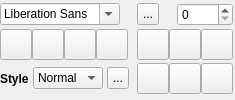
<?xml version="1.0" encoding="UTF-8"?>
<ui version="4.0">
 <class>ContextPaneTextWidget</class>
 <widget class="QWidget" name="ContextPaneTextWidget">
  <property name="geometry">
   <rect>
    <x>0</x>
    <y>0</y>
    <width>230</width>
    <height>100</height>
   </rect>
  </property>
  <property name="windowTitle">
   <string>Text</string>
  </property>
  <layout class="QGridLayout" name="gridLayout">
   <property name="leftMargin">
    <number>0</number>
   </property>
   <property name="topMargin">
    <number>2</number>
   </property>
   <property name="rightMargin">
    <number>2</number>
   </property>
   <property name="bottomMargin">
    <number>2</number>
   </property>
   <property name="horizontalSpacing">
    <number>4</number>
   </property>
   <property name="verticalSpacing">
    <number>2</number>
   </property>
   <item row="0" column="0" colspan="4">
    <widget class="QFontComboBox" name="fontComboBox">
     <property name="maximumSize">
      <size>
       <width>120</width>
       <height>16777215</height>
      </size>
     </property>
    </widget>
   </item>
   <item row="1" column="0" colspan="3">
    <layout class="QHBoxLayout" name="horizontalLayout_2">
     <property name="spacing">
      <number>0</number>
     </property>
     <item>
      <widget class="QToolButton" name="boldButton">
       <property name="text">
        <string/>
       </property>
       <property name="iconSize">
        <size>
         <width>24</width>
         <height>24</height>
        </size>
       </property>
       <property name="checkable">
        <bool>true</bool>
       </property>
      </widget>
     </item>
     <item>
      <widget class="QToolButton" name="italicButton">
       <property name="text">
        <string/>
       </property>
       <property name="iconSize">
        <size>
         <width>24</width>
         <height>24</height>
        </size>
       </property>
       <property name="checkable">
        <bool>true</bool>
       </property>
      </widget>
     </item>
     <item>
      <widget class="QToolButton" name="underlineButton">
       <property name="text">
        <string/>
       </property>
       <property name="iconSize">
        <size>
         <width>24</width>
         <height>24</height>
        </size>
       </property>
       <property name="checkable">
        <bool>true</bool>
       </property>
      </widget>
     </item>
     <item>
      <widget class="QToolButton" name="strikeoutButton">
       <property name="text">
        <string/>
       </property>
       <property name="iconSize">
        <size>
         <width>24</width>
         <height>24</height>
        </size>
       </property>
       <property name="checkable">
        <bool>true</bool>
       </property>
      </widget>
     </item>
    </layout>
   </item>
   <item row="1" column="4" colspan="3">
    <widget class="QWidget" name="widget_2" native="true">
     <layout class="QHBoxLayout" name="horizontalLayout_5">
      <property name="spacing">
       <number>0</number>
      </property>
      <property name="margin">
       <number>0</number>
      </property>
      <item>
       <layout class="QHBoxLayout" name="horizontalLayout">
        <property name="spacing">
         <number>0</number>
        </property>
        <item>
         <widget class="QToolButton" name="leftAlignmentButton">
          <property name="minimumSize">
           <size>
            <width>30</width>
            <height>30</height>
           </size>
          </property>
          <property name="text">
           <string/>
          </property>
          <property name="iconSize">
           <size>
            <width>24</width>
            <height>24</height>
           </size>
          </property>
          <property name="checkable">
           <bool>true</bool>
          </property>
          <property name="autoExclusive">
           <bool>true</bool>
          </property>
         </widget>
        </item>
        <item>
         <widget class="QToolButton" name="centerHAlignmentButton">
          <property name="minimumSize">
           <size>
            <width>30</width>
            <height>30</height>
           </size>
          </property>
          <property name="text">
           <string/>
          </property>
          <property name="iconSize">
           <size>
            <width>24</width>
            <height>24</height>
           </size>
          </property>
          <property name="checkable">
           <bool>true</bool>
          </property>
          <property name="autoExclusive">
           <bool>true</bool>
          </property>
         </widget>
        </item>
        <item>
         <widget class="QToolButton" name="rightAlignmentButton">
          <property name="minimumSize">
           <size>
            <width>30</width>
            <height>30</height>
           </size>
          </property>
          <property name="text">
           <string/>
          </property>
          <property name="iconSize">
           <size>
            <width>24</width>
            <height>24</height>
           </size>
          </property>
          <property name="checkable">
           <bool>true</bool>
          </property>
          <property name="autoExclusive">
           <bool>true</bool>
          </property>
         </widget>
        </item>
       </layout>
      </item>
     </layout>
    </widget>
   </item>
   <item row="2" column="0">
    <widget class="QLabel" name="styleLabel">
     <property name="font">
      <font>
       <weight>75</weight>
       <bold>true</bold>
      </font>
     </property>
     <property name="text">
      <string>Style</string>
     </property>
    </widget>
   </item>
   <item row="2" column="4" colspan="3">
    <widget class="QWidget" name="widget" native="true">
     <layout class="QHBoxLayout" name="horizontalLayout_4">
      <property name="spacing">
       <number>0</number>
      </property>
      <property name="margin">
       <number>0</number>
      </property>
      <item>
       <layout class="QHBoxLayout" name="horizontalLayout_3">
        <property name="spacing">
         <number>0</number>
        </property>
        <item>
         <widget class="QToolButton" name="topAlignmentButton">
          <property name="text">
           <string/>
          </property>
          <property name="iconSize">
           <size>
            <width>24</width>
            <height>24</height>
           </size>
          </property>
          <property name="checkable">
           <bool>true</bool>
          </property>
          <property name="autoExclusive">
           <bool>true</bool>
          </property>
         </widget>
        </item>
        <item>
         <widget class="QToolButton" name="centerVAlignmentButton">
          <property name="text">
           <string/>
          </property>
          <property name="iconSize">
           <size>
            <width>24</width>
            <height>24</height>
           </size>
          </property>
          <property name="checkable">
           <bool>true</bool>
          </property>
          <property name="autoExclusive">
           <bool>true</bool>
          </property>
         </widget>
        </item>
        <item>
         <widget class="QToolButton" name="bottomAlignmentButton">
          <property name="text">
           <string/>
          </property>
          <property name="iconSize">
           <size>
            <width>24</width>
            <height>24</height>
           </size>
          </property>
          <property name="checkable">
           <bool>true</bool>
          </property>
          <property name="autoExclusive">
           <bool>true</bool>
          </property>
         </widget>
        </item>
       </layout>
      </item>
     </layout>
    </widget>
   </item>
   <item row="0" column="6">
    <widget class="QmlEditorWidgets::FontSizeSpinBox" name="fontSizeSpinBox">
     <property name="sizePolicy">
      <sizepolicy hsizetype="Expanding" vsizetype="Fixed">
       <horstretch>0</horstretch>
       <verstretch>0</verstretch>
      </sizepolicy>
     </property>
    </widget>
   </item>
   <item row="2" column="1">
    <widget class="QComboBox" name="styleComboBox">
     <property name="maximumSize">
      <size>
       <width>70</width>
       <height>16777215</height>
      </size>
     </property>
     <item>
      <property name="text">
       <string>Normal</string>
      </property>
     </item>
     <item>
      <property name="text">
       <string>Outline</string>
      </property>
     </item>
     <item>
      <property name="text">
       <string>Raised</string>
      </property>
     </item>
     <item>
      <property name="text">
       <string>Sunken</string>
      </property>
     </item>
    </widget>
   </item>
   <item row="2" column="2">
    <widget class="QmlEditorWidgets::ColorButton" name="textColorButton">
     <property name="sizePolicy">
      <sizepolicy hsizetype="Fixed" vsizetype="Fixed">
       <horstretch>22</horstretch>
       <verstretch>22</verstretch>
      </sizepolicy>
     </property>
     <property name="minimumSize">
      <size>
       <width>22</width>
       <height>22</height>
      </size>
     </property>
     <property name="maximumSize">
      <size>
       <width>22</width>
       <height>22</height>
      </size>
     </property>
     <property name="text">
      <string>...</string>
     </property>
     <property name="checkable">
      <bool>true</bool>
     </property>
    </widget>
   </item>
   <item row="0" column="5">
    <spacer name="horizontalSpacer">
     <property name="orientation">
      <enum>Qt::Horizontal</enum>
     </property>
     <property name="sizeType">
      <enum>QSizePolicy::Fixed</enum>
     </property>
     <property name="sizeHint" stdset="0">
      <size>
       <width>10</width>
       <height>20</height>
      </size>
     </property>
    </spacer>
   </item>
   <item row="0" column="4">
    <widget class="QmlEditorWidgets::ColorButton" name="colorButton">
     <property name="sizePolicy">
      <sizepolicy hsizetype="Fixed" vsizetype="Fixed">
       <horstretch>22</horstretch>
       <verstretch>22</verstretch>
      </sizepolicy>
     </property>
     <property name="minimumSize">
      <size>
       <width>22</width>
       <height>22</height>
      </size>
     </property>
     <property name="maximumSize">
      <size>
       <width>22</width>
       <height>22</height>
      </size>
     </property>
     <property name="text">
      <string>...</string>
     </property>
     <property name="checkable">
      <bool>true</bool>
     </property>
    </widget>
   </item>
  </layout>
 </widget>
 <customwidgets>
  <customwidget>
   <class>QmlEditorWidgets::ColorButton</class>
   <extends>QToolButton</extends>
   <header location="global">colorbutton.h</header>
  </customwidget>
  <customwidget>
   <class>QmlEditorWidgets::FontSizeSpinBox</class>
   <extends>QSpinBox</extends>
   <header location="global">fontsizespinbox.h</header>
  </customwidget>
 </customwidgets>
 <resources/>
 <connections/>
</ui>
